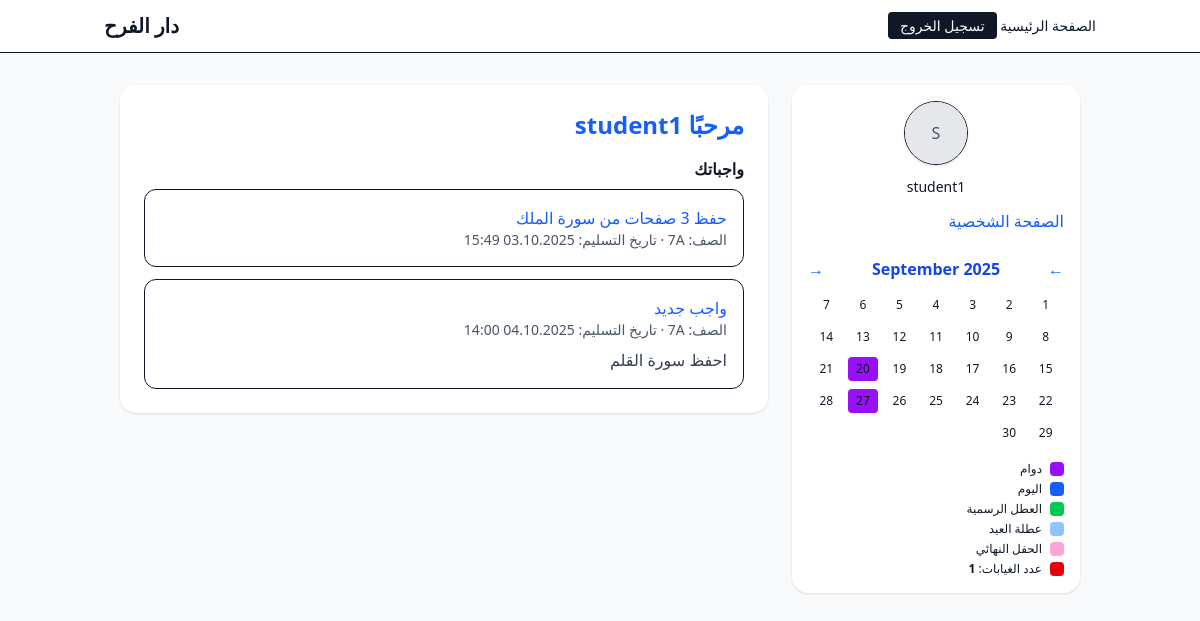
The app's page /?y=2025&m=9 (signed in) with its own data.
### core/models.py (models this page shows, shortened)
class Assignment(models.Model):
    classroom = models.ForeignKey(ClassRoom, on_delete=models.CASCADE, related_name="assignments")
    title = models.CharField(max_length=200)
    description = models.TextField(blank=True)
    due_at = models.DateTimeField()
    created_by = models.ForeignKey(User, on_delete=models.CASCADE, related_name="assignments_created")
    created_at = models.DateTimeField(auto_now_add=True)

### core/views.py (the view)
# urls.py: 2. Add a URL to urlpatterns:  path('', views.home, name='home')
def home(request):
    assignments = []
    today = dt.date.today()
    try:
        y = int(request.GET.get("y", today.year))
        m = int(request.GET.get("m", today.month))
    except (TypeError, ValueError):
        y, m = today.year, today.month
    if m < 1:
        y, m = y - 1, 12
    elif m > 12:
        y, m = y + 1, 1
    if request.user.is_authenticated:
        teacher_classes = request.user.classes_as_teacher.all()
        student_classes = request.user.classes_as_student.all()
        if teacher_classes.exists():
            assignments = Assignment.objects.filter(
                classroom__in=teacher_classes
            ).select_related("classroom").order_by("-created_at")[:20]
        elif student_classes.exists():
            assignments = Assignment.objects.filter(
                classroom__in=student_classes
            ).select_related("classroom").order_by("-created_at")[:20]
        else:
            assignments = (Assignment.objects
                           .select_related("classroom")
                           .order_by("-created_at")[:10])
    special_map = {
        d.day: cls
        for d, cls in SPECIAL_DATES.items()
        if d.year == y and d.month == m
    }
    purple_days = {
        d.day for d, cls in SPECIAL_DATES.items()
        if d.year == y and d.month == m and cls == "bg-purple-600"
    }
    absences = set()
    if request.user.is_authenticated:
        month_start = dt.date(y, m, 1)
        next_first = (month_start.replace(day=28) + dt.timedelta(days=4)).replace(day=1)
        absences = {
            a.date.day for a in Absence.objects.filter(
                user=request.user, date__gte=month_start, date__lt=next_first
            )
        }
    absences_count = len(absences)
    (py, pm), (ny, nm) = month_neighbors(y, m)
    weeks = calendar.monthcalendar(y, m)
    absences_total = 0
    if request.user.is_authenticated:
        absences_total = Absence.objects.filter(
            user=request.user,
            date__gte=ACADEMIC_START,
            date__lt=ACADEMIC_END_EXCL,
        ).count()
    ctx = {
        "assignments": assignments,
        "cal_year": y, "cal_month": m, "cal_weeks": weeks,
        "cal_month_name": calendar.month_name[m],
        "cal_prev_y": (dt.date(y, m, 1) - dt.timedelta(days=1)).year,
        "cal_prev_m": (dt.date(y, m, 1) - dt.timedelta(days=1)).month,
        "cal_next_y": ((dt.date(y, m, 28) + dt.timedelta(days=4)).replace(day=1)).year,
        "cal_next_m": ((dt.date(y, m, 28) + dt.timedelta(days=4)).replace(day=1)).month,
        "cal_today": today,
        "special_map": special_map,
        "purple_days": purple_days,
        "absences": absences,
        "absences_total": absences_total,
    }
    return render(request, "core/home.html", ctx)

### core/templatetags/extras.py (called while the page is built)
@register.filter
def dict_get(d, key):
    if not isinstance(d, dict):
        return None
    return d.get(key)

### core/views.py (called while the page is built)
def month_neighbors(year, month):
    first = dt.date(year, month, 1)
    prev_last = first - dt.timedelta(days=1)
    next_first = (first.replace(day=28) + dt.timedelta(days=4)).replace(day=1)
    return (prev_last.year, prev_last.month), (next_first.year, next_first.month)

### templates/core/home.html (shortened to what this page needs)
{% extends "base.html" %}
{% load extras %}
{% block content %}
<div class="mx-auto max-w-6xl px-4">
    <div class="grid gap-6 lg:grid-cols-[minmax(0,1fr)_18rem] items-start">
        <main class="space-y-6">
            <div class="bg-white rounded-2xl shadow p-6" dir="rtl">
                <h2 class="text-2xl font-semibold mb-4 text-blue-600">مرحبًا {{ user.username }}</h2>
                {% if user.is_authenticated %}
                {% if assignments %}
                <h3 class="font-semibold mb-2">واجباتك</h3>
                <ul class="space-y-3">
                    {% for a in assignments %}
                    <li class="p-4 border rounded-xl" dir="rtl">
                        <div class="font-medium">
                            <a class="text-blue-600 hover:underline" href="{% url 'assignment_detail' a.id %}">
                                {{ a.title }}
                            </a>
                        </div>
                        <div class="text-sm text-gray-600">
                            الصف: {{ a.classroom.name }} · تاريخ التسليم: {{ a.due_at|date:"d.m.Y H:i" }}
                        </div>
                        {% if a.description %}<p class="mt-2 text-gray-700">{{ a.description }}</p>{% endif %}
                    </li>
                    {% endfor %}
                </ul>
                {% else %}
                <p class="text-gray-600">لا توجد واجبات (ربما لم يتم تعيينك إلى صف بعد).</p>
                {% endif %}
                {% else %}
                <p class="text-gray-600">2025/2026</p>
                {% endif %}
            </div>
        </main>
        {% if request.user.is_authenticated %}
        <aside class="bg-white rounded-2xl shadow p-4 lg:sticky lg:top-20 max-h-[80vh] overflow-auto w-full" dir="rtl">
            <ul class="space-y-3">
                <li>
                    <form method="post" action="{% url 'profile' %}" enctype="multipart/form-data" class="text-center">
                        <label for="avatarInput"
                            class="block w-16 h-16 mx-auto rounded-full overflow-hidden border shadow cursor-pointer">
                            {% if request.user.profile.avatar %}
                            <img src="{{ request.user.profile.avatar.url }}" class="w-full h-full object-cover"
                                alt="avatar">
                            {% else %}
                            <div class="w-full h-full grid place-items-center bg-gray-200 text-gray-600">
                                {{ request.user.username|first|upper }}
                            </div>
                            {% endif %}
                        </label>
                    </form>
                </li>
                <li>
                    <p class="mt-3 text-center text-sm">{{ request.user.username }}</p>
                </li>
                <li><a href="{% url 'profile' %}" class="text-blue-600 hover:underline">الصفحة الشخصية</a></li>
                <li class="mt-6">
                    <div class="flex justify-between items-center mb-2">
                        <a href="?y={{ cal_prev_y }}&m={{ cal_prev_m }}" class="text-blue-600">&larr;</a>
                        <span class="font-semibold text-blue-700">{{ cal_month_name }} {{ cal_year }}</span>
                        <a href="?y={{ cal_next_y }}&m={{ cal_next_m }}" class="text-blue-600">&rarr;</a>
                    </div>
                    <table class="w-full text-center text-xs">
                        <tbody>
                            {% for week in cal_weeks %}
                            <tr>
                                {% for day in week %}
                                {% if day == 0 %}
                                <td class="py-1"></td>
                                {% else %}
                                <td class="py-1">
                                    <button type="button" class="cal-day px-2 py-1 rounded
                     {% if day in absences %} bg-red-600 text-white is-absent
                     {% elif special_map|dict_get:day %} {{ special_map|dict_get:day }}
                     {% endif %}
                     {% if day in purple_days and day not in absences %} is-purple{% endif %}"
                                        data-date="{{ cal_year }}-{{ cal_month|stringformat:'02d' }}-{{ day|stringformat:'02d' }}"
                                        {% if day not in purple_days or day in absences %}disabled{% endif %}>
                                        <span
                                            class="{% if day == cal_today.day and cal_month == cal_today.month and cal_year == cal_today.year %} ring-2 ring-blue-600 rounded {% endif %}">
                                            {{ day }}
                                        </span>
                                    </button>
                                </td>
                                {% endif %}
                                {% endfor %}
                            </tr>
                            {% endfor %}
                        </tbody>
                    </table>
                    <div class="mt-3 space-y-1 text-xs" dir="rtl">
                        <div class="flex items-center gap-2">
                            <span class="inline-block w-3.5 h-3.5 rounded bg-purple-600"></span>
                            <span>دوام</span>
                        </div>
                        <div class="flex items-center gap-2">
                            <span class="inline-block w-3.5 h-3.5 rounded bg-blue-600"></span>
                            <span>اليوم</span>
                        </div>
                        <div class="flex items-center gap-2">
                            <span class="inline-block w-3.5 h-3.5 rounded bg-green-500"></span>
                            <span>العطل الرسمية</span>
                        </div>
                        <div class="flex items-center gap-2">
                            <span class="inline-block w-3.5 h-3.5 rounded bg-blue-300 text-gray-900"></span>
                            <span>عطلة العيد</span>
                        </div>
                        <div class="flex items-center gap-2">
                            <span class="inline-block w-3.5 h-3.5 rounded bg-pink-300 text-gray-900"></span>
                            <span>الحفل النهائي</span>
                        </div>
                        <div class="flex items-center gap-2">
                            <span class="inline-block w-3.5 h-3.5 rounded bg-red-600"></span>
                            <span>عدد الغيابات: <b id="absencesCount">{{ absences_total }}</b></span>
                        </div>
                    </div>
                </li>
            </ul>
        </aside>
        {% endif %}
    </div>
</div>
{% endblock %}

### records on screen
Assignment: title "حفظ 3 صفحات من سورة الملك", due_at "03.10.2025 15:49"
Assignment: title "واجب جديد", due_at "04.10.2025 14:00", description "احفظ سورة القلم"

### other values on screen
{{ user.username }} "student1"
{{ request.user.username|first|upper }} "S"
{{ request.user.username }} "student1"
{{ cal_month_name }} "September"
{{ cal_year }} "2025"
{{ day }} "1" "2" "3" "4" "5" "6" "7" "8" "9" "10" "11" "12" "13" "14" "15" "16" "17" "18" "19" "20" "21" "22" "23" "24" "25" "26" "27" "28" "29" "30"
{{ absences_total }} "1"
